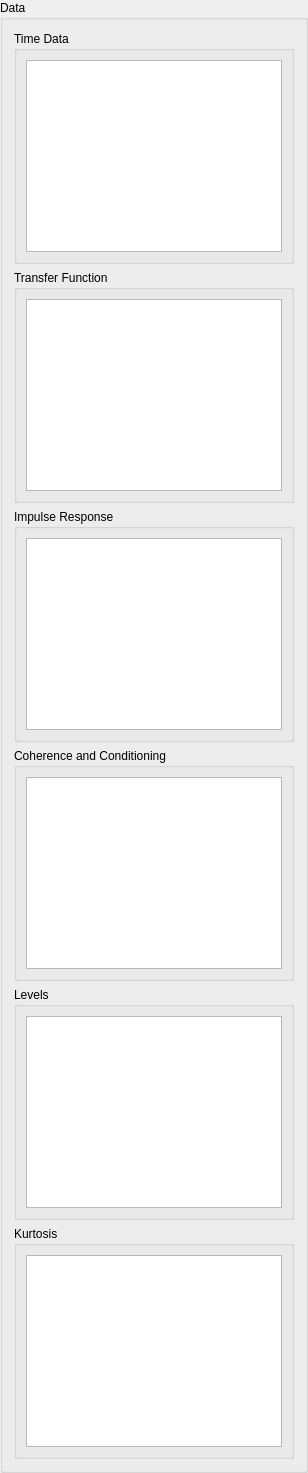
      <widget class="QGroupBox" name="data_groupbox">
       <property name="sizePolicy">
        <sizepolicy hsizetype="Expanding" vsizetype="Preferred">
         <horstretch>0</horstretch>
         <verstretch>0</verstretch>
        </sizepolicy>
       </property>
       <property name="title">
        <string>Data</string>
       </property>
       <layout class="QVBoxLayout" name="verticalLayout_8" stretch="0,0,0,0,0,0">
        <item>
         <widget class="QGroupBox" name="time_data_groupbox">
          <property name="title">
           <string>Time Data</string>
          </property>
          <layout class="QHBoxLayout" name="horizontalLayout_5">
           <item>
            <widget class="GraphicsLayoutWidget" name="time_data_graphicslayout">
             <property name="toolTip">
              <string>&lt;html&gt;&lt;head/&gt;&lt;body&gt;&lt;p&gt;&lt;span style=&quot; font-weight:600;&quot;&gt;Time Data Plot&lt;/span&gt;&lt;/p&gt;&lt;p&gt;Displays the most recently acquired measurement frames for the selected reference and response channels.&lt;/p&gt;&lt;/body&gt;&lt;/html&gt;</string>
             </property>
            </widget>
           </item>
          </layout>
         </widget>
        </item>
        <item>
         <widget class="QGroupBox" name="transfer_function_groupbox">
          <property name="title">
           <string>Transfer Function</string>
          </property>
          <layout class="QVBoxLayout" name="verticalLayout_10">
           <item>
            <widget class="GraphicsLayoutWidget" name="transfer_function_graphics_layout">
             <property name="toolTip">
              <string>&lt;html&gt;&lt;head/&gt;&lt;body&gt;&lt;p&gt;&lt;span style=&quot; font-weight:600;&quot;&gt;Transfer Function Plot&lt;/span&gt;&lt;/p&gt;&lt;p&gt;Displays the current estimation of the system transfer functions for the currently selected reference and response channels.&lt;/p&gt;&lt;/body&gt;&lt;/html&gt;</string>
             </property>
            </widget>
           </item>
          </layout>
         </widget>
        </item>
        <item>
         <widget class="QGroupBox" name="impulse_groupbox">
          <property name="title">
           <string>Impulse Response</string>
          </property>
          <layout class="QHBoxLayout" name="horizontalLayout_8">
           <item>
            <widget class="GraphicsLayoutWidget" name="impulse_graphicslayout">
             <property name="toolTip">
              <string>&lt;html&gt;&lt;head/&gt;&lt;body&gt;&lt;p&gt;&lt;span style=&quot; font-weight:600;&quot;&gt;Transfer Function Plot&lt;/span&gt;&lt;/p&gt;&lt;p&gt;Displays the current estimation of the impulse response function for the currently selected reference and response channels.&lt;/p&gt;&lt;/body&gt;&lt;/html&gt;</string>
             </property>
            </widget>
           </item>
          </layout>
         </widget>
        </item>
        <item>
         <widget class="QGroupBox" name="coherence_groupbox">
          <property name="title">
           <string>Coherence and Conditioning</string>
          </property>
          <layout class="QVBoxLayout" name="verticalLayout_11">
           <item>
            <widget class="GraphicsLayoutWidget" name="coherence_graphicslayout">
             <property name="toolTip">
              <string>&lt;html&gt;&lt;head/&gt;&lt;body&gt;&lt;p&gt;&lt;span style=&quot; font-weight:600;&quot;&gt;Coherence and Condition Number Plots&lt;/span&gt;&lt;/p&gt;&lt;p&gt;Displays the multiple coherence for the currently selected response channel, and the condition number for each frequency line in the transfer function matrix.&lt;/p&gt;&lt;/body&gt;&lt;/html&gt;</string>
             </property>
            </widget>
           </item>
          </layout>
         </widget>
        </item>
        <item>
         <widget class="QGroupBox" name="levels_groupbox">
          <property name="title">
           <string>Levels</string>
          </property>
          <layout class="QHBoxLayout" name="horizontalLayout_7">
           <item>
            <widget class="GraphicsLayoutWidget" name="levels_graphicslayout">
             <property name="toolTip">
              <string>&lt;html&gt;&lt;head/&gt;&lt;body&gt;&lt;p&gt;&lt;span style=&quot; font-weight:600;&quot;&gt;Levels Plots&lt;/span&gt;&lt;/p&gt;&lt;p&gt;Displays the levels of the selected response and reference channels compared to the noise level on that measurement.&lt;/p&gt;&lt;/body&gt;&lt;/html&gt;</string>
             </property>
            </widget>
           </item>
          </layout>
         </widget>
        </item>
        <item>
         <widget class="QGroupBox" name="kurtosis_groupbox">
          <property name="title">
           <string>Kurtosis</string>
          </property>
          <layout class="QHBoxLayout" name="horizontalLayout">
           <item>
            <widget class="GraphicsLayoutWidget" name="kurtosis_graphicslayout">
             <property name="toolTip">
              <string>&lt;html&gt;&lt;head/&gt;&lt;body&gt;&lt;p&gt;&lt;span style=&quot; font-weight:600;&quot;&gt;Kurtosis Plot&lt;/span&gt;&lt;/p&gt;&lt;p&gt;Displays the kurtosis of all channels in the system identification.  A kurtosis of 3 suggests gaussian measurements.  A value far from 3 suggests some nonlinear effect is distorting the gaussian excitation signals.&lt;/p&gt;&lt;/body&gt;&lt;/html&gt;</string>
             </property>
            </widget>
           </item>
          </layout>
         </widget>
        </item>
       </layout>
      </widget>
